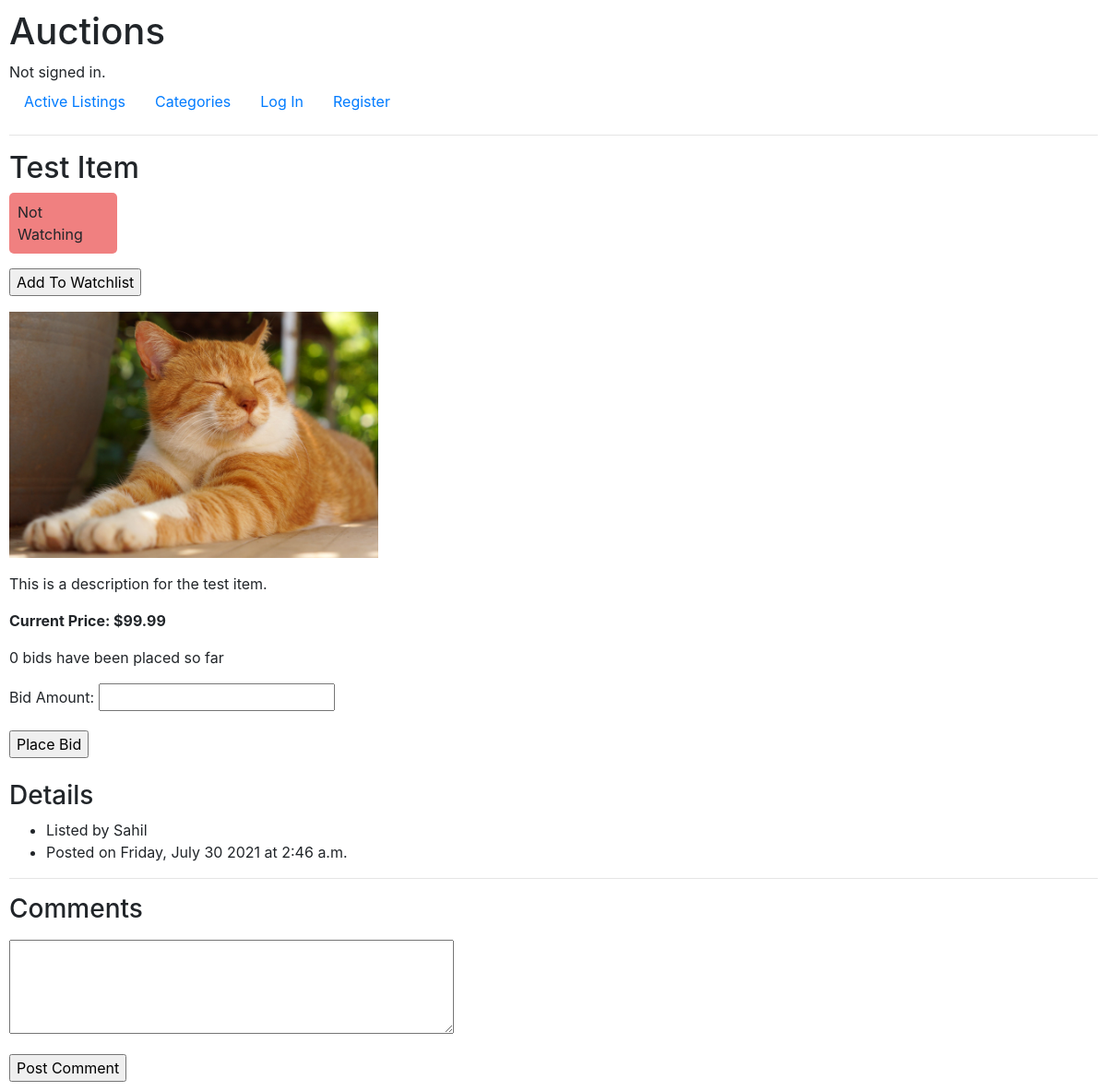
/auction/5, run on an earlier commit of the app's database.
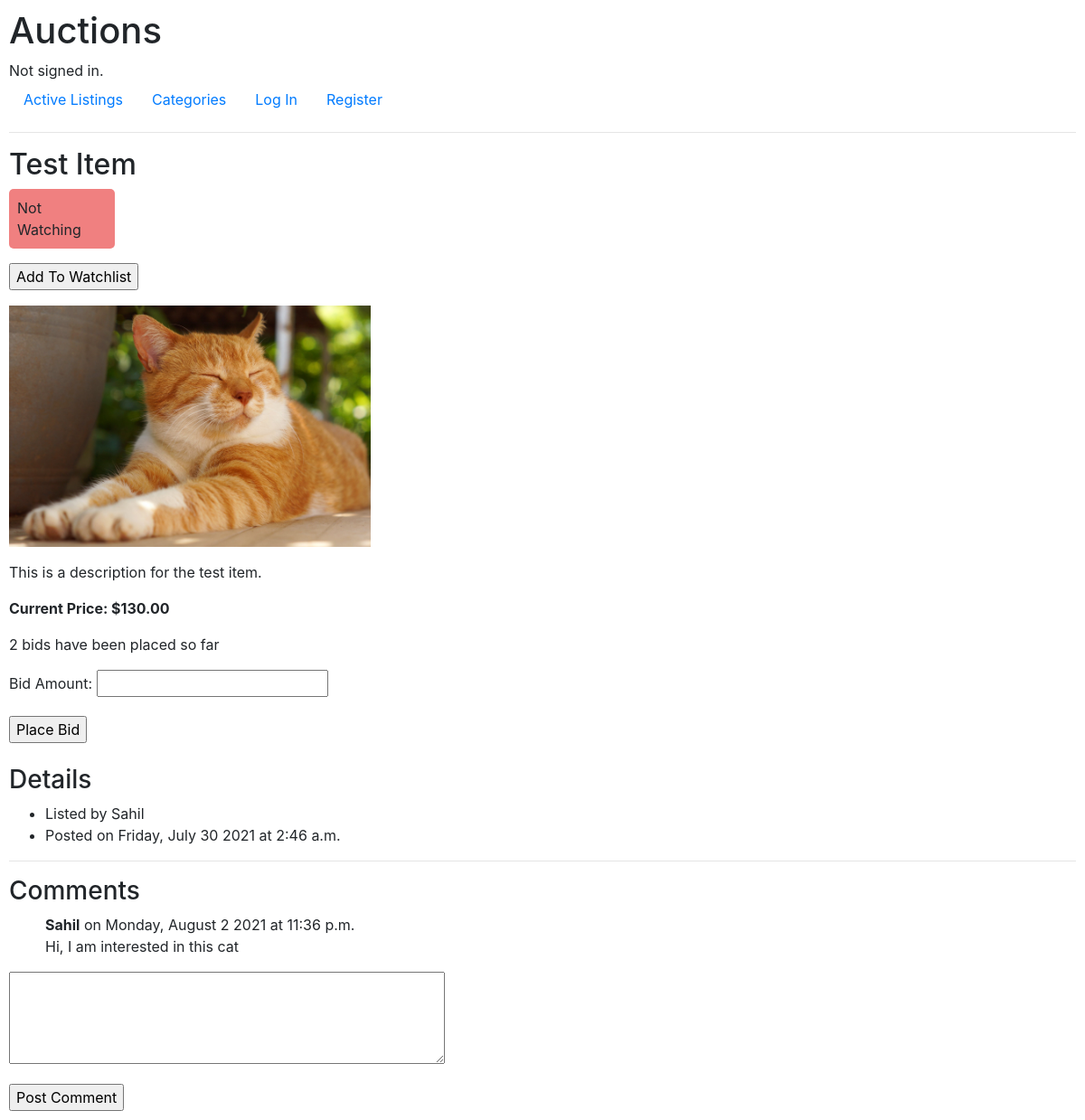
And on a later commit of the database.
### auctions/models.py (models this page shows, shortened)
class AuctionItem(models.Model):
    title = models.CharField(max_length=64)
    description = models.TextField()
    current_price = models.DecimalField(max_digits=8, decimal_places=2)
    item_image = models.ImageField(
        upload_to=get_image_path,
        blank=True,
        null=True
    )
    category = models.ForeignKey(
        Category,
        on_delete=models.SET_NULL,
        blank=True,
        null=True,
        related_name='auction_items'
    )
    creator = models.ForeignKey(
        User,
        on_delete=models.CASCADE,
        related_name='auctions_created'
    )
    is_active = models.BooleanField(default=True)
    winner = models.ForeignKey(
        User,
        on_delete=models.SET_NULL,
        blank=True,
        null=True,
        related_name='auctions_won'
    )
    creation_date = models.DateTimeField(auto_now_add=True)

class User(AbstractUser):
    watching = ManyToManyField(
        'AuctionItem',
        blank=True,
        related_name='watched_by'
    )

class Comment(models.Model):
    text = models.TextField()
    creator = models.ForeignKey(
        User,
        on_delete=models.CASCADE,
        related_name='comments'
    )
    parent_auction = models.ForeignKey(
        AuctionItem,
        on_delete=models.CASCADE,
        related_name='comments'
    )
    creation_date = models.DateTimeField(auto_now_add=True)

### auctions/views.py (the view)
# urls.py: path("auction/<int:id>", views.auction_view, name="auction_view"),
def auction_view(request, id):
    if request.method == 'POST':
        auction_item = AuctionItem.objects.get(pk=id)
        bid_form = BidForm(request.POST, old_price=auction_item.current_price)
        if bid_form.is_valid():
            bid = bid_form.save(commit=False)
            bid.creator = request.user
            bid.auction_item = auction_item
            bid.save()
            new_price = bid.price
            updated_rows = AuctionItem.objects.filter(
                id=id).update(current_price=new_price)
            return render(request, "auctions/auction_view.html", {
                'auction_item': AuctionItem.objects.get(pk=id),
                'bid_form': bid_form,
                'total_bids': AuctionItem.objects.get(pk=id).bids.count(),
                'success_message': "Bid created successfully.",
                'comment_form': CommentForm()
            })
        else:
            return render(request, "auctions/auction_view.html", {
                'auction_item': auction_item,
                'bid_form': bid_form,
                'total_bids': AuctionItem.objects.get(pk=id).bids.count(),
                'error_message': "Error placing bid.",
                'comment_form': CommentForm()
            })
    else:
        auction_items_queryset = AuctionItem.objects.filter(pk=id)
        if auction_items_queryset.exists():
            auction_item = auction_items_queryset.first()
            return render(request, "auctions/auction_view.html", {
                'auction_item': auction_item,
                'bid_form': BidForm(),
                'total_bids': auction_item.bids.count(),
                'comment_form': CommentForm()
            })
        else:
            pass

### auctions/views.py (shortened to what this page needs)
class BidForm(ModelForm):
    def __init__(self, *args, **kwargs):
        self.old_price = kwargs.get('old_price', None)
        if self.old_price is not None:
            kwargs.pop('old_price')
        super(BidForm, self).__init__(*args, **kwargs)
    class Meta:
        model = Bid
        exclude = ['creator', 'auction_item', 'creation_date']
        labels = {
            'price': "Bid Amount"
        }
        widgets = {
            'price': widgets.Input(attrs={
                'title': "Value must be greater than current price",
                'type': 'number',
                'step': '0.01'
            })
        }

class CommentForm(ModelForm):
    class Meta:
        model = Comment
        exclude = ['creator', 'parent_auction', 'creation_date']
        labels = {
            'text': ""
        }
        widgets = {
            'text': Textarea(attrs={'cols': 45, 'rows': 4}),
        }

### auctions/templates/auctions/auction_view.html (shortened to what this page needs)
{% extends "auctions/layout.html" %}
{% block body %}
<h2>{{ auction_item.title }}</h2>
{% if user in auction_item.watched_by.all %}
<p style="background-color: lightgreen; width: 87px; padding: 9px; border-radius: 5px;">Watching</p>
<form action="{% url 'update_watchlist' user.id auction_item.id %}" method="post">
    {% csrf_token %}
    <input type="submit" value="Remove From Watchlist">
</form>
{% else %}
<p style="background-color: lightcoral; width: 117px; padding: 9px; border-radius: 5px;">Not Watching</p>
<form action="{% url 'update_watchlist' user.id auction_item.id %}" method="post">
    <input type="submit" value="Add To Watchlist">
</form>
{% endif %}
<img src="{{ auction_item.item_image.url }}" alt="Image Not Provided" style="object-fit: contain;" width="400px"
    height="300px">
<p>{{ auction_item.description }}</p>
<p><strong>Current Price: ${{ auction_item.current_price }}</strong></p>
<p>{{ total_bids }} bid{{ total_bids|pluralize }} ha{{ total_bids|pluralize:"s,ve" }} been placed so far</p>
<form action="{% url 'auction_view' auction_item.id %}" method="post">
    {{ bid_form.as_p }}
    <input type="submit" value="Place Bid">
</form>
<h3>Details</h3>
<ul>
    <li>Listed by {{ auction_item.creator.username }}</li>
    <li>Posted on {{ auction_item.creation_date|date:"l, F j Y" }} at {{ auction_item.creation_date|time }}</li>
</ul>
<hr>
<h3>Comments</h3>
<ul style="list-style-type: none;">
    {% for comment in auction_item.comments.all %}
    <li>
        <strong>{{ comment.creator.username }}</strong>
        on {{ comment.creation_date|date:"l, F j Y" }} at {{ comment.creation_date|time }}
        <p>{{ comment.text|linebreaksbr }}</p>
    </li>
    {% endfor %}
</ul>
<form action="{% url 'new_comment' auction_item.id %}" method="post">
    {{ comment_form.as_p }}
    <input type="submit" value="Post Comment">
</form>
{% endblock %}

What changed in the data, as far as the page shows it:
changed AuctionItem "Test Item": current_price "99.99" → "130.00"
added Comment: creator.username "Sahil", creation_date "Monday, August 2 2021", creation_date "11:36 p.m.", text "Hi, I am interested in this cat"
Also different on the page:
{{ total_bids }}: "0" → "2"
